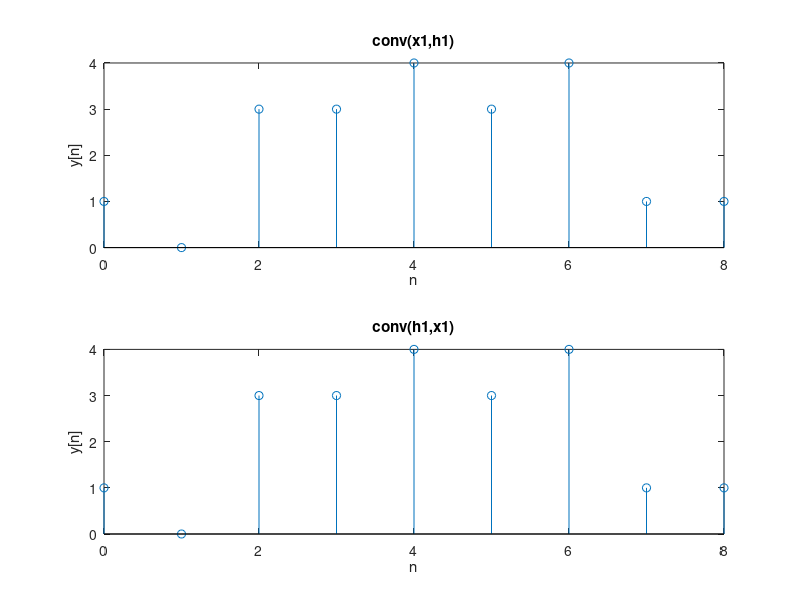

Recreate this plot in MATLAB.
x1=[1 1 1 1 1 ];
h1=[1 -1 3 0 1 ];
h2=[0 2 5 4 -1];
nx1=conv(x1,h1);
nx2=conv(h1,x1);
subplot(2,1,1);
stem(0:8,nx1);
xlabel('n');
ylabel('y[n]');
title('conv(x1,h1)');


subplot(2,1,2);
stem(0:8,nx2);
xlabel('n');
ylabel('y[n]');
title('conv(h1,x1)');

